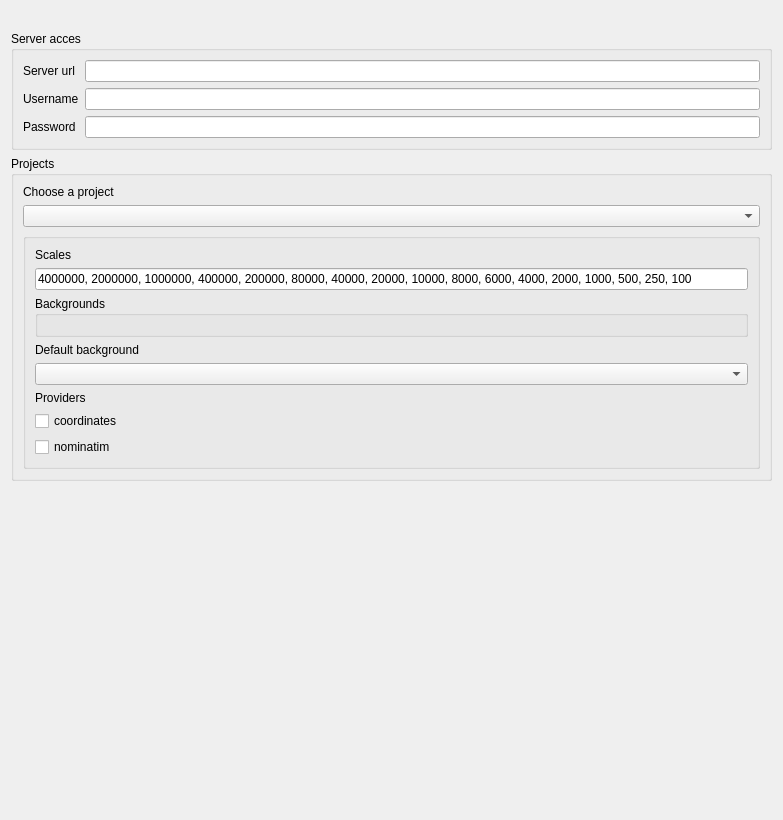
<?xml version="1.0" encoding="UTF-8"?>
<ui version="4.0">
 <class>Form</class>
 <widget class="QWidget" name="Form">
  <property name="geometry">
   <rect>
    <x>0</x>
    <y>0</y>
    <width>783</width>
    <height>820</height>
   </rect>
  </property>
  <property name="windowTitle">
   <string>Form</string>
  </property>
  <layout class="QGridLayout" name="gridLayout_2">
   <item row="0" column="0">
    <widget class="QLabel" name="warningLabel">
     <property name="enabled">
      <bool>true</bool>
     </property>
     <property name="palette">
      <palette>
       <active>
        <colorrole role="WindowText">
         <brush brushstyle="SolidPattern">
          <color alpha="255">
           <red>239</red>
           <green>41</green>
           <blue>41</blue>
          </color>
         </brush>
        </colorrole>
       </active>
       <inactive>
        <colorrole role="WindowText">
         <brush brushstyle="SolidPattern">
          <color alpha="255">
           <red>239</red>
           <green>41</green>
           <blue>41</blue>
          </color>
         </brush>
        </colorrole>
       </inactive>
       <disabled>
        <colorrole role="WindowText">
         <brush brushstyle="SolidPattern">
          <color alpha="255">
           <red>190</red>
           <green>190</green>
           <blue>190</blue>
          </color>
         </brush>
        </colorrole>
       </disabled>
      </palette>
     </property>
     <property name="font">
      <font>
       <family>Ubuntu</family>
       <weight>75</weight>
       <bold>true</bold>
      </font>
     </property>
     <property name="text">
      <string/>
     </property>
    </widget>
   </item>
   <item row="2" column="0">
    <widget class="QGroupBox" name="projectsGroupBox">
     <property name="enabled">
      <bool>true</bool>
     </property>
     <property name="title">
      <string>Projects</string>
     </property>
     <layout class="QVBoxLayout" name="verticalLayout">
      <item>
       <widget class="QLabel" name="selectProjectLabel">
        <property name="text">
         <string>Choose a project</string>
        </property>
       </widget>
      </item>
      <item>
       <widget class="QComboBox" name="projectsComboBox">
        <property name="currentIndex">
         <number>-1</number>
        </property>
       </widget>
      </item>
      <item>
       <widget class="QGroupBox" name="projectGroupBox">
        <property name="title">
         <string/>
        </property>
        <layout class="QVBoxLayout" name="verticalLayout_3">
         <item>
          <widget class="QLabel" name="scalesLabel">
           <property name="text">
            <string>Scales</string>
           </property>
          </widget>
         </item>
         <item>
          <widget class="QLineEdit" name="scaleLineEdit">
           <property name="text">
            <string>4000000, 2000000, 1000000, 400000, 200000, 80000, 40000, 20000, 10000, 8000, 6000, 4000, 2000, 1000, 500, 250, 100</string>
           </property>
           <property name="placeholderText">
            <string/>
           </property>
          </widget>
         </item>
         <item>
          <widget class="QGroupBox" name="backgroundGroupBox">
           <property name="layoutDirection">
            <enum>Qt::LeftToRight</enum>
           </property>
           <property name="title">
            <string>Backgrounds</string>
           </property>
           <layout class="QVBoxLayout" name="backgroundLayout"/>
          </widget>
         </item>
         <item>
          <widget class="QLabel" name="backgroundLabel">
           <property name="text">
            <string>Default background</string>
           </property>
          </widget>
         </item>
         <item>
          <widget class="QComboBox" name="backgroundComboBox"/>
         </item>
         <item>
          <widget class="QLabel" name="providersLabel">
           <property name="text">
            <string>Providers</string>
           </property>
          </widget>
         </item>
         <item>
          <widget class="QCheckBox" name="coordinatesCheckBox">
           <property name="text">
            <string>coordinates</string>
           </property>
          </widget>
         </item>
         <item>
          <widget class="QCheckBox" name="nominatimCheckBox">
           <property name="text">
            <string>nominatim</string>
           </property>
          </widget>
         </item>
        </layout>
       </widget>
      </item>
     </layout>
    </widget>
   </item>
   <item row="1" column="0">
    <widget class="QGroupBox" name="serrAccesGroupBox">
     <property name="title">
      <string>Server acces</string>
     </property>
     <property name="checkable">
      <bool>false</bool>
     </property>
     <layout class="QGridLayout" name="gridLayout">
      <item row="0" column="0">
       <widget class="QLabel" name="label">
        <property name="text">
         <string>Server url</string>
        </property>
       </widget>
      </item>
      <item row="2" column="2">
       <widget class="QLineEdit" name="passwordLineEdit">
        <property name="echoMode">
         <enum>QLineEdit::Password</enum>
        </property>
       </widget>
      </item>
      <item row="0" column="2">
       <widget class="QLineEdit" name="urlLineEdit"/>
      </item>
      <item row="2" column="0">
       <widget class="QLabel" name="label_3">
        <property name="text">
         <string>Password</string>
        </property>
       </widget>
      </item>
      <item row="1" column="2">
       <widget class="QLineEdit" name="usernameLineEdit"/>
      </item>
      <item row="1" column="0">
       <widget class="QLabel" name="label_2">
        <property name="text">
         <string>Username</string>
        </property>
       </widget>
      </item>
     </layout>
    </widget>
   </item>
   <item row="3" column="0">
    <spacer name="verticalSpacer">
     <property name="orientation">
      <enum>Qt::Vertical</enum>
     </property>
     <property name="sizeHint" stdset="0">
      <size>
       <width>20</width>
       <height>40</height>
      </size>
     </property>
    </spacer>
   </item>
  </layout>
 </widget>
 <resources/>
 <connections/>
</ui>
